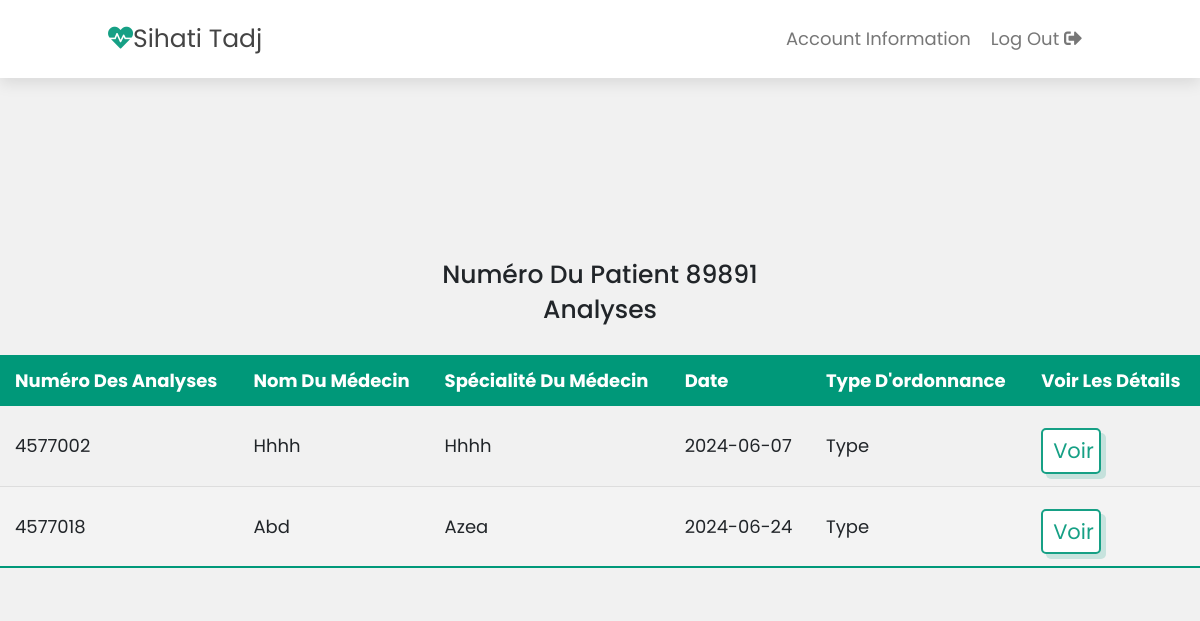
Screenshot of /LaboratoirePatientPage.php?id=89891 (signed in) with the database file from the repository.
### tables this page shows
CREATE TABLE `analyses` (
  `OrdonnanceID` int(11) NOT NULL,
  `ExamenID` int(11) NOT NULL,
  `typeAnalayses` varchar(2000) NOT NULL,
  `description` varchar(2000) NOT NULL
);

CREATE TABLE `medcin` (
  `MedcinID` int(11) NOT NULL,
  `Name` varchar(100) DEFAULT NULL,
  `Specialty` varchar(100) DEFAULT NULL,
  `location` varchar(100) NOT NULL,
  `PhoneNumber` varchar(15) DEFAULT NULL,
  `description` varchar(3000) NOT NULL,
  `Email` varchar(100) DEFAULT NULL,
  `Password` varchar(255) DEFAULT NULL
);

CREATE TABLE `ordonnance` (
  `OrdonnanceID` int(222) NOT NULL,
  `PatientID` int(11) DEFAULT NULL,
  `MedcinID` int(11) DEFAULT NULL,
  `Date` date DEFAULT NULL,
  `Type` varchar(50) DEFAULT NULL
);

### LaboratoirePatientPage.php (the view, shortened to what this page needs)
<?php
include("connect.php");
if (isset($_GET['id'])) {
    $idPatient = $_GET['id'];
}
$analysisQuery = $bdd->query("SELECT DISTINCT `analyses`.*, `medcin`.`Name` AS MedcinName, `medcin`.`Specialty`, `ordonnance`.`Date`, `ordonnance`.`Type`
                               FROM `analyses`
                               JOIN `ordonnance` ON `analyses`.`OrdonnanceID` = `ordonnance`.`OrdonnanceID`
                               JOIN `medcin` ON `ordonnance`.`MedcinID` = `medcin`.`MedcinID`
                               WHERE `ordonnance`.`PatientID` = '" . $idPatient . "'");
$analyses = $analysisQuery->fetchAll(PDO::FETCH_ASSOC);
?>
<!doctype html>
<html>
<head>
    <link rel="stylesheet" href="css/Bootstrap.css">
    <link rel="stylesheet" href="css/font-awesome.min.css">
    <link rel="stylesheet" href="css/index.css">
    <link rel="stylesheet" href="css/logo.css">
    <link rel="stylesheet" href="css/portail.css">
    <link rel="stylesheet" href="css/medcin.css">
    <link rel="stylesheet" href="https://cdnjs.cloudflare.com/ajax/libs/font-awesome/5.15.4/css/all.min.css">
</head>
<body>
<header class="header">
    <a href="#" class="logo"><i class="fas fa-heartbeat"></i>Sihati Tadj</a>
    <nav class="navbar">
        <a href="#home">Account Information</a>
        <a href="deconnexion.php">Log out <i class="fas fa-sign-out-alt"></i></a>
    </nav>
</header>
<div class="content">
    <h1 class="doctorName"><?php echo "Numéro du patient " . $idPatient; ?></h1>
    <h1>Analyses</h1>
    <table class="styled-table" id="table-anl">
        <thead>
            <tr>
                <th>Numéro des analyses</th>
                <th>Nom du médecin</th>
                <th>Spécialité du médecin</th>
                <th>Date</th>
                <th>Type d'ordonnance</th>
                <th>Voir les détails</th>
            </tr>
        </thead>
        <tbody>
            <?php foreach ($analyses as $analysis): ?>
                <tr>
                    <td><?php echo $analysis['OrdonnanceID']; ?></td>
                    <td><?php echo $analysis['MedcinName']; ?></td>
                    <td><?php echo $analysis['Specialty']; ?></td>
                    <td><?php echo isset($analysis['Date']) ? $analysis['Date'] : ''; ?></td>
                    <td><?php echo isset($analysis['Type']) ? $analysis['Type'] : ''; ?></td>
                    <td><a href='anlPatient.php?id=<?php echo $analysis['OrdonnanceID']; ?>' class='btn'>Voir</a></td>
                </tr>
            <?php endforeach; ?>
        </tbody>
    </table>
</div>
</body>
</html>

### css/index.css (style rules this page uses)
* { box-sizing: border-box; }
body { margin: 0; font-family: Arial, Helvetica, sans-serif; }

### css/portail.css (style rules this page uses)
:root { --green:#16a085; --black:#444; --light-color:#777; --box-shadow:.5rem .5rem 0 rgba(22, 160, 133, .2); --text-shadow:.4rem .4rem 0 rgba(0, 0, 0, .2); --border:.2rem solid var(--green); }
* { font-family: 'Poppins', sans-serif; margin:0; padding: 0; box-sizing: border-box; outline: none; border: none; text-transform: capitalize; transition: all .2s ease-out; text-decoration: none; }
html { font-size: 62.5%; overflow-x: hidden; scroll-padding-top: 7rem; scroll-behavior: smooth; }
.btn { display: inline-block; margin-top: 1rem; padding: .5rem; padding-left: 1rem; border:var(--border); border-radius: .5rem; box-shadow: var(--box-shadow); color:var(--green); cursor: pointer; font-size: 2.1rem; background: #fff; }
.header { padding:2rem 9%; position: fixed; top:0; left: 0; right: 0; z-index: 1000; box-shadow: 0 .5rem 1.5rem rgba(0, 0, 0, .1); display: flex; align-items: center; justify-content: space-between; background: #fff; }
.header .logo { font-size: 2.5rem; color: var(--black); }
.header .logo i { color: var(--green); }
.header .navbar a { font-size: 1.8rem; color: var(--light-color); margin-left: 2rem; }

### css/medcin.css (style rules this page uses)
* { margin: 0; padding: 0px; }
body { margin: 0; font-family: Arial, sans-serif; background-color: rgb(241, 241, 241); width: 100%; height: auto; }
.content { height: auto; width: 100%; display: flex; position: relative; top:20vh; flex-direction: column; justify-content: center; align-items: center; flex-direction: column; background-color: #f1f1f1; }
.doctorName { margin-top: 100px; }
table { border-collapse: collapse; width: 100%; margin: 25px 0; font-size: 18px; text-align: left; }
.styled-table thead tr { background-color: #009879; color: #ffffff; text-align: left; font-weight: bold; }
.styled-table th, .styled-table td { padding: 12px 15px; }
.styled-table tbody tr { border-bottom: 1px solid #dddddd; }
.styled-table tbody tr:nth-of-type(even) { background-color: #f3f3f3; }
.styled-table tbody tr:last-of-type { border-bottom: 2px solid #009879; }
.navbar { display: flex; align-items: center; }

### rows the page displays
analyses: OrdonnanceID "4577002", medcin.Name "Hhhh", medcin.Specialty "Hhhh", OrdonnanceID.Date "2024-06-07", OrdonnanceID.Type "Type"
analyses: OrdonnanceID "4577018", medcin.Name "Abd", medcin.Specialty "Azea", OrdonnanceID.Date "2024-06-24", OrdonnanceID.Type "Type"

### other values shown
$idPatient "89891"
